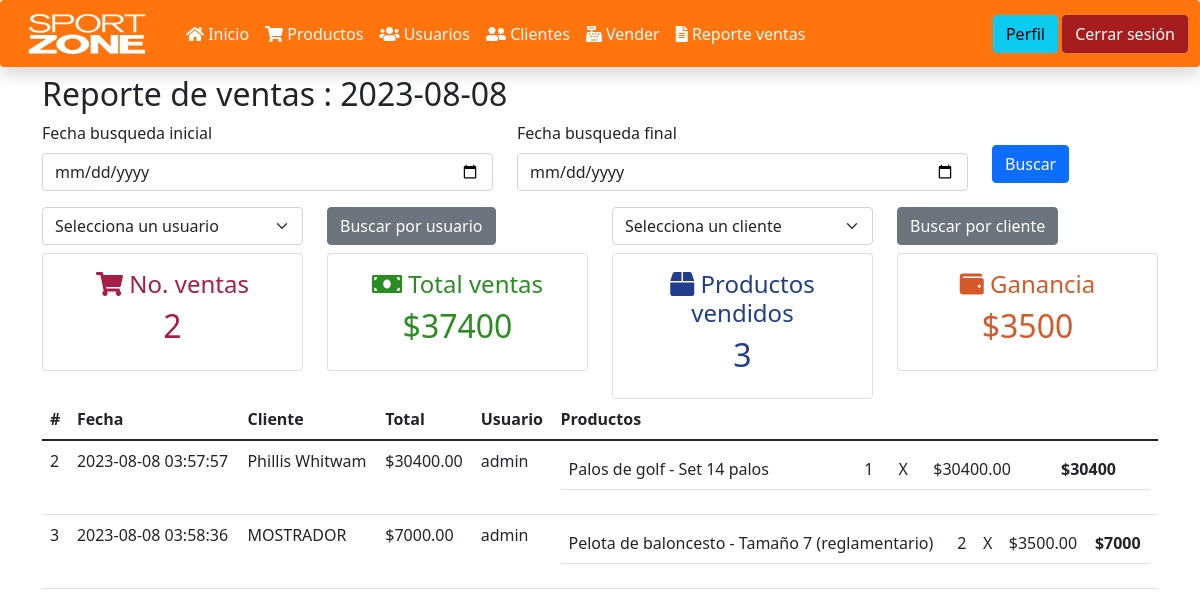
Page /reporte_ventas.php (signed in) on the committed database.
### tables this page shows
CREATE TABLE `ventas` (
  `id` bigint(20) UNSIGNED NOT NULL,
  `fecha` datetime NOT NULL,
  `total` decimal(9,2) NOT NULL,
  `idUsuario` bigint(20) NOT NULL,
  `idCliente` bigint(20) DEFAULT NULL
);

CREATE TABLE `usuarios` (
  `id` bigint(20) UNSIGNED NOT NULL,
  `usuario` varchar(50) NOT NULL,
  `nombre` varchar(60) NOT NULL,
  `telefono` varchar(25) NOT NULL,
  `direccion` varchar(255) NOT NULL,
  `password` varchar(255) NOT NULL
);

CREATE TABLE `productos_ventas` (
  `id` bigint(20) UNSIGNED NOT NULL,
  `cantidad` int(11) NOT NULL,
  `precio` decimal(8,2) NOT NULL,
  `idProducto` bigint(20) NOT NULL,
  `idVenta` bigint(20) NOT NULL
);

CREATE TABLE `productos` (
  `id` bigint(20) UNSIGNED NOT NULL,
  `codigo` varchar(255) NOT NULL,
  `nombre` varchar(255) NOT NULL,
  `compra` decimal(8,2) NOT NULL,
  `venta` decimal(8,2) NOT NULL,
  `existencia` int(11) NOT NULL,
  `cantMin` int(11) NOT NULL,
  `cantFija` int(11) NOT NULL,
  `idPrioridad` int(2) NOT NULL
);

### funciones.php (called while the page is built, shortened)
<?php
function obtenerVentas($fechaInicio, $fechaFin, $cliente, $usuario){
    $parametros = [];
    $sentencia  = "SELECT ventas.*, usuarios.usuario, IFNULL(clientes.nombre, 'MOSTRADOR') AS cliente
    FROM ventas
    INNER JOIN usuarios ON usuarios.id = ventas.idUsuario
    LEFT JOIN clientes ON clientes.id = ventas.idCliente";
    if(empty($fechaInicio) && empty($fechaFin)){
        $sentencia .= " WHERE DATE(ventas.fecha) = ? ";
        array_push($parametros, HOY);
        $ventas = select($sentencia, $parametros);
        return agregarProductosVendidos($ventas);
    }
    $ventas = select($sentencia, $parametros);
    return agregarProductosVendidos($ventas);
}
function agregarProductosVendidos($ventas){
    foreach($ventas as $venta){
        $venta->productos = obtenerProductosVendidos($venta->id);
    }
    return $ventas;
}
function obtenerProductosVendidos($idVenta){
    $sentencia = "SELECT productos_ventas.cantidad, productos_ventas.precio, productos.nombre,
    productos.compra
    FROM productos_ventas
    INNER JOIN productos ON productos.id = productos_ventas.idProducto
    WHERE idVenta  = ? ";
    return select($sentencia, [$idVenta]);
}
function select($sentencia, $parametros = []){
    $bd = conectarBaseDatos();
    $respuesta = $bd->prepare($sentencia);
    $respuesta->execute($parametros);
    return $respuesta->fetchAll();
}
function conectarBaseDatos() {
	$host = "localhost";
	$db   = "ventas_php";
	$user = "root";
	$pass = "";
	$charset = 'utf8mb4';
	$options = [
	    \PDO::ATTR_ERRMODE            => \PDO::ERRMODE_EXCEPTION,
	    \PDO::ATTR_DEFAULT_FETCH_MODE => \PDO::FETCH_OBJ,
	    \PDO::ATTR_EMULATE_PREPARES   => false,
	];
	$dsn = "mysql:host=$host;dbname=$db;charset=$charset";
	try {
	     $pdo = new \PDO($dsn, $user, $pass, $options);
	     return $pdo;
	} catch (\PDOException $e) {
	     throw new \PDOException($e->getMessage(), (int)$e->getCode());
	}
}

### reporte_ventas.php (the view, shortened to what this page needs)
<?php
include_once "encabezado.php";
include_once "navbar.php";
include_once "funciones.php";
$fechaInicio = (isset($_POST['inicio'])) ? $_POST['inicio'] : null;
$fechaFin = (isset($_POST['fin'])) ? $_POST['fin'] : null;
$usuario = (isset($_POST['idUsuario'])) ? $_POST['idUsuario'] : null;
$cliente = (isset($_POST['idCliente'])) ? $_POST['idCliente'] : null;
$ventas = obtenerVentas($fechaInicio, $fechaFin, $cliente, $usuario);
?>
<div class="container">
    <h2>Reporte de ventas :
        <?php
        if(empty($fechaInicio)) echo HOY;
        ?>
    </h2>
    <form class="row mb-3" method="post">
        <div class="col-5">
            <label for="inicio" class="form-label">Fecha busqueda inicial</label>
            <input type="date" name="inicio" class="form-control" id="inicio" >
        </div>
        <div class="col-5">
            <label for="fin" class="form-label">Fecha busqueda final</label>
            <input type="date" name="fin" class="form-control" id="fin" >
        </div>
        <div class="col">
            <input type="submit" name="buscar" value="Buscar" class="btn btn-primary mt-4">
        </div>
    </form>
    <div class="row mb-2">
        <div class="col">
            <form action="" method="post" class="row">
                <div class="col-6">
                <select class="form-select" aria-label="Default select example" name="idUsuario">
                    <option selected value="">Selecciona un usuario</option>
                </select>
                </div>
                <div class="col-1">
                    <input type="submit" name="buscarPorUsuario" value="Buscar por usuario" class="btn btn-secondary">
                </div>
            </form>
        </div>
        <div class="col">
            <form action="" method="post" class="row">
                <div class="col-6">
                <select class="form-select" aria-label="Default select example" name="idCliente">
                    <option selected value="">Selecciona un cliente</option>
                </select>
                </div>
                <div class="col-1">
                    <input type="submit" name="buscarPorCliente" value="Buscar por cliente" class="btn btn-secondary">
                </div>
            </form>
        </div>
    </div>
    <?php include_once "cartas_totales.php"?>
    <?php if(count($ventas) > 0){?>
    <table class="table">
        <thead>
            <tr>
                <th>#</th>
                <th>Fecha</th>
                <th>Cliente</th>
                <th>Total</th>
                <th>Usuario</th>
                <th>Productos</th>
            </tr>
        </thead>
        <tbody>
            <?php foreach($ventas as $venta) {?>
                <tr>
                    <td><?= $venta->id;?></td>
                    <td><?= $venta->fecha;?></td>
                    <td><?= $venta->cliente;?></td>
                    <td>$<?= $venta->total;?></td>
                    <td><?= $venta->usuario;?></td>
                    <td>
                        <table class="table">
                            <?php foreach($venta->productos as $producto) {?>
                                <tr>
                                    <td><?= $producto->nombre;?></td>
                                    <td><?= $producto->cantidad;?></td>
                                    <td> X </td>
                                    <td>$<?=  $producto->precio ;?></td>
                                    <th>$<?= $producto->cantidad * $producto->precio ;?></th>
                                </tr>
                                <?php }?>
                        </table>
                    </td>
                </tr>
            <?php }?>
        </tbody>
    </table>
    <?php }?>
</div>

### rows in the picture
ventas: id "2", fecha "2023-08-08 03:57:57", cliente "Phillis Whitwam", total "30400.00", idUsuario.usuario "admin"
productos_ventas: idProducto.nombre "Palos de golf - Set 14 palos", cantidad "1", precio "30400.00", $producto->cantidad * $producto->precio "30400"
ventas: id "3", fecha "2023-08-08 03:58:36", cliente "MOSTRADOR", total "7000.00", idUsuario.usuario "admin"
productos_ventas: idProducto.nombre "Pelota de baloncesto - Tamaño 7 (reglamentario)", cantidad "2", precio "3500.00", $producto->cantidad * $producto->precio "7000"

### other values in the picture
HOY "2023-08-08"
$carta['titulo'] "No. ventas"
$carta['total'] "2"
$carta['titulo'] "Total ventas"
$carta['total'] "$37400"
$carta['titulo'] "Productos vendidos"
$carta['total'] "3"
$carta['titulo'] "Ganancia"
$carta['total'] "$3500"
